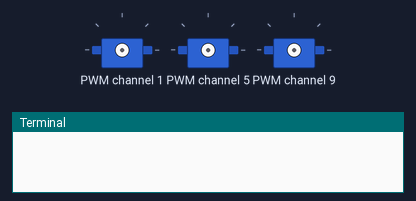
The program below on a simulated Raspberry Pi (BCM pin numbers). Shown: 3 × servo, the last lines printed to the terminal. Servo angles are drawn from the pulse width (0.5 ms = 0°, 2.5 ms = 180°). At 20.8 s the program stops and its outputs stay as they are.

Above: at 0.1 s.
At 4.1 s:
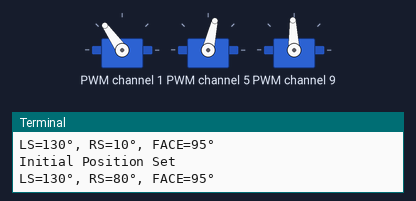
At 8.1 s:
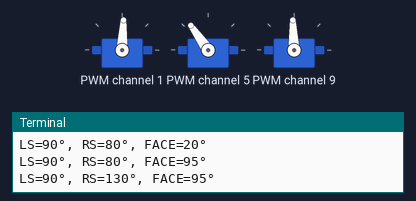
At 11.6 s:
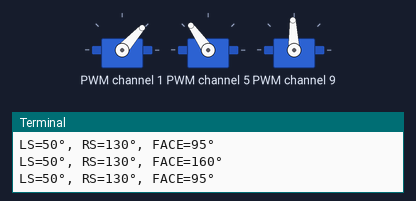
At 14.3 s:
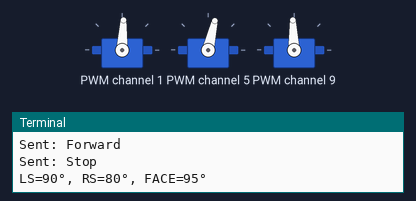
At 17.7 s:
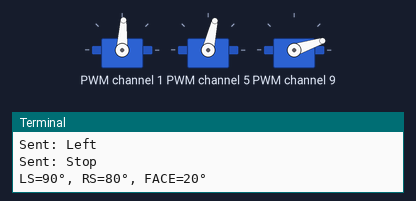
Timing chart, 0 to 19.2 s (numbered marks = the images above):
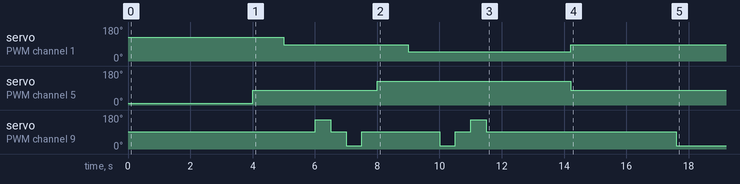

Measured:
- by itself, servo on PWM channel 1: 125° → 87° at 5.0 s, → 48° 4.0 s later, → 87° 5.2 s later
- by itself, servo on PWM channel 5: 9° → 77° at 4.0 s, → 125° 4.0 s later, → 77° 6.2 s later
- by itself, servo on PWM channel 9: 92° → 155° at 6.0 s, → 92° 0.50 s later, → 18° 0.50 s later, → 92° 0.50 s later, … (9 changes in this stretch)

The program:

DANCE.py
```python
import time
import board
import busio
from adafruit_pca9685 import PCA9685
import serial

# Change this if needed
PORT = '/dev/ttyUSB0'
arduino = serial.Serial(PORT, 9600, timeout=1)
time.sleep(2)   # wait for Nano reset

# ==========================
# PCA9685 Setup
# ==========================

i2c = busio.I2C(board.SCL, board.SDA)

pca = PCA9685(i2c)
pca.frequency = 50

# ==========================
# Servo Parameters
# ==========================

SERVOMIN = 100
SERVOMAX = 500

# ==========================
# Helper Functions
# ==========================

def angle_to_pulse(angle):
    return int(
        SERVOMIN +
        (angle / 180.0) * (SERVOMAX - SERVOMIN)
    )

def pulse_to_duty_cycle(pulse):
    return int((pulse / 4096.0) * 65535)

def clamp(value, low, high):
    return max(low, min(high, value))

def move_servos(angle1, angle5, angle9):

    # Constrain using calibrated positions
    angle1 = clamp(angle1, LS_UP, LS_DN)
    angle5 = clamp(angle5, RS_DOWN, RS_UP)
    angle9 = clamp(angle9, FACE_RIG, FACE_LF)

    pulse1 = angle_to_pulse(angle1)
    pulse5 = angle_to_pulse(angle5)
    pulse9 = angle_to_pulse(angle9)

    duty1 = pulse_to_duty_cycle(pulse1)
    duty5 = pulse_to_duty_cycle(pulse5)
    duty9 = pulse_to_duty_cycle(pulse9)

    pca.channels[1].duty_cycle = duty1
    pca.channels[5].duty_cycle = duty5
    pca.channels[9].duty_cycle = duty9

    print(
        f"LS={angle1}°, "
        f"RS={angle5}°, "
        f"FACE={angle9}°"
    )

LS_CEN = 90
LS_UP   = LS_CEN - 40
LS_DN  = LS_CEN + 40

# Servo 2 (Right Shoulder)
RS_CEN = 80
RS_UP   = RS_CEN + 50
RS_DOWN  = RS_CEN - 70

# Servo 3 (Head)
FACE_CEN = 95
FACE_LF   = FACE_CEN + 65
FACE_RIG  = FACE_CEN - 75

t1=1
t2=0.5
t3=2

# ==========================
# Main
# ==========================

print("Multi Servo Control Started")

# Initial Position: all hands down
move_servos(LS_DN, RS_DOWN, FACE_CEN)
print("Initial Position Set")

time.sleep(t3)

# First Position- Right hand center
move_servos(LS_DN, RS_CEN, FACE_CEN)
time.sleep(t1)

# Left and right hand center
move_servos(LS_CEN, RS_CEN, FACE_CEN)
time.sleep(t1)


# face left
move_servos(LS_CEN, RS_CEN, FACE_LF)
time.sleep(t2)

# face center
move_servos(LS_CEN, RS_CEN, FACE_CEN)
time.sleep(t2)

# face right
move_servos(LS_CEN, RS_CEN, FACE_RIG)
time.sleep(t2)

# face center
move_servos(LS_CEN, RS_CEN, FACE_CEN)
time.sleep(t2)

#..........................................
# Second Position- Right hand up
move_servos(LS_CEN, RS_UP, FACE_CEN)
time.sleep(1)

# Left and right hand up
move_servos(LS_UP, RS_UP, FACE_CEN)
time.sleep(1)

# face right
move_servos(LS_UP, RS_UP, FACE_RIG)
time.sleep(t2)

# face center
move_servos(LS_UP, RS_UP, FACE_CEN)
time.sleep(t2)

# face left
move_servos(LS_UP, RS_UP, FACE_LF)
time.sleep(t2)

# face center
move_servos(LS_UP, RS_UP, FACE_CEN)
time.sleep(t2)

#..........................................
# Third Position- move forward

arduino.write(b'f')
print(f"Sent: Forward")

time.sleep(2)

arduino.write(b's')
print(f"Sent: Stop")

time.sleep(0.2)

move_servos(LS_CEN, RS_CEN, FACE_CEN)
time.sleep(t1)

#..........................................
# Fourth Position- move left

arduino.write(b'r')
print(f"Sent: Left")
time.sleep(2.2)

arduino.write(b's')
print(f"Sent: Stop")
time.sleep(0.2)

move_servos(LS_CEN, RS_CEN, FACE_RIG)
time.sleep(t1)

arduino.write(b'f')
print(f"Sent: Forward")

time.sleep(2)

arduino.write(b's')
print(f"Sent: Stop")

time.sleep(0.2)


for ch in range(16):
    pca.channels[ch].duty_cycle = 0

print("All servos disabled")
```
